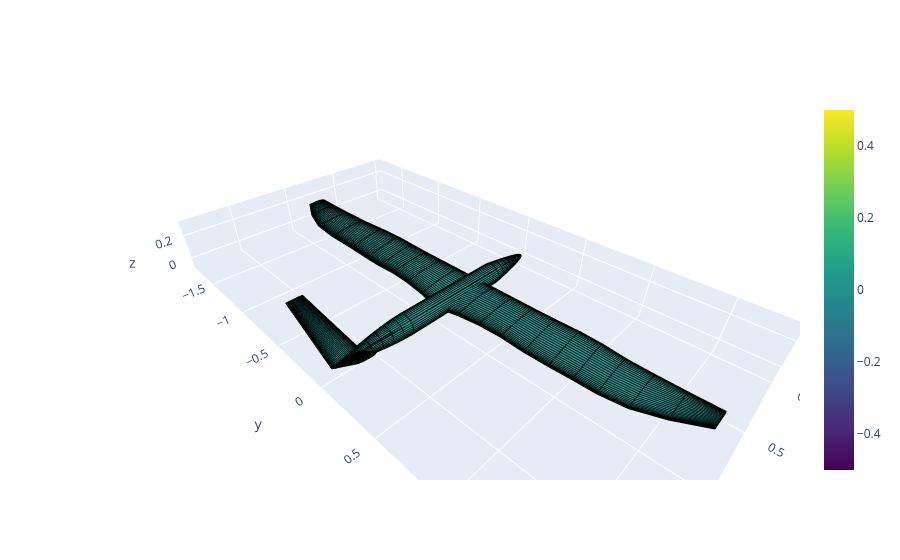
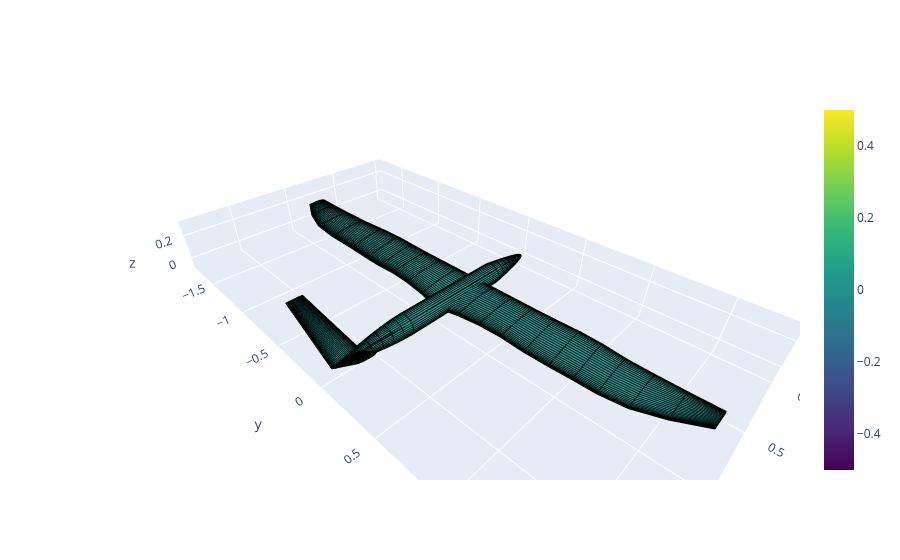

The code cell stored with these charts, in order, in its notebook:
### Markdown cell above
## 8. Vista 3D del ganador

### Code cell
top_ganadora, est_ganador = max(estados.items(), key=lambda kv: kv[1].mejor().score)
mejor = est_ganador.mejor()

print(f"Ganador: {top_ganadora}  (score {mejor.score:.4f})")
print(f"  {av.TOPOLOGIAS[top_ganadora]['nombre']}")
print(f"  referencia real: {av.TOPOLOGIAS[top_ganadora]['referencia_real']}")

avion = av.construir_avion(mejor.params, top_ganadora)
avion.draw(backend="plotly")

### Figure 1 — Plotly figure (JSON) as saved in the notebook; plotly's stock layout.template omitted (floating-point values rounded to 4 significant figures; data arrays with more than 128 entries replaced by an {"elided": "..."} marker saying what was removed)
{"data": [{"colorbar": {"title": {"text": ""}}, "colorscale": [[0, "#440154"], [0.1111, "#482878"], [0.2222, "#3e4989"], [0.3333, "#31688e"], [0.4444, "#26828e"], [0.5556, "#1f9e89"], [0.6667, "#35b779"], [0.7778, "#6ece58"], [0.8889, "#b5de2b"], [1, "#fde725"]], "flatshading": false, "i": {"elided": "5084 int values"}, "intensity": {"elided": "10168 int values"}, "j": {"elided": "5084 int values"}, "k": {"elided": "5084 int values"}, "showscale": true, "type": "mesh3d", "x": {"elided": "10168 float values"}, "y": {"elided": "10168 float values"}, "z": {"elided": "10168 float values"}}, {"line": {"color": "rgb(0,0,0)", "width": 3}, "mode": "lines", "name": "", "showlegend": false, "type": "scatter3d", "x": {"elided": "15252 float values"}, "y": {"elided": "15252 float values"}, "z": {"elided": "15252 float values"}}, {"line": {"color": "rgba(119,0,255,200)", "width": 1}, "mode": "lines", "name": "", "showlegend": false, "type": "scatter3d", "x": [], "y": [], "z": []}], "layout": {"scene": {"aspectmode": "data"}, "title": {"text": ""}}}

### Figure 2 — Plotly figure (JSON) as saved in the notebook; plotly's stock layout.template omitted (floating-point values rounded to 4 significant figures; data arrays with more than 128 entries replaced by an {"elided": "..."} marker saying what was removed)
{"data": [{"colorbar": {"title": {"text": ""}}, "colorscale": [[0, "#440154"], [0.1111, "#482878"], [0.2222, "#3e4989"], [0.3333, "#31688e"], [0.4444, "#26828e"], [0.5556, "#1f9e89"], [0.6667, "#35b779"], [0.7778, "#6ece58"], [0.8889, "#b5de2b"], [1, "#fde725"]], "flatshading": false, "i": {"elided": "5084 int values"}, "intensity": {"elided": "10168 int values"}, "j": {"elided": "5084 int values"}, "k": {"elided": "5084 int values"}, "showscale": true, "type": "mesh3d", "x": {"elided": "10168 float values"}, "y": {"elided": "10168 float values"}, "z": {"elided": "10168 float values"}}, {"line": {"color": "rgb(0,0,0)", "width": 3}, "mode": "lines", "name": "", "showlegend": false, "type": "scatter3d", "x": {"elided": "15252 float values"}, "y": {"elided": "15252 float values"}, "z": {"elided": "15252 float values"}}, {"line": {"color": "rgba(119,0,255,200)", "width": 1}, "mode": "lines", "name": "", "showlegend": false, "type": "scatter3d", "x": [], "y": [], "z": []}], "layout": {"scene": {"aspectmode": "data"}, "title": {"text": ""}}}
